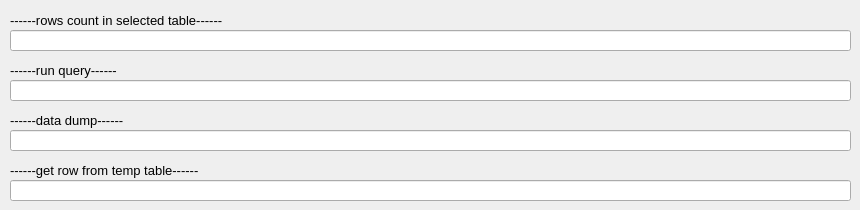
        <widget class="QWidget" name="tab_21">
         <attribute name="title">
          <string>etc</string>
         </attribute>
         <widget class="QLineEdit" name="q_union_ms_rows_count">
          <property name="geometry">
           <rect>
            <x>10</x>
            <y>30</y>
            <width>841</width>
            <height>21</height>
           </rect>
          </property>
          <property name="font">
           <font>
            <pointsize>9</pointsize>
           </font>
          </property>
          <property name="text">
           <string/>
          </property>
         </widget>
         <widget class="QLabel" name="label_31">
          <property name="geometry">
           <rect>
            <x>10</x>
            <y>10</y>
            <width>291</width>
            <height>20</height>
           </rect>
          </property>
          <property name="font">
           <font>
            <pointsize>10</pointsize>
           </font>
          </property>
          <property name="text">
           <string>------rows count in selected table------</string>
          </property>
         </widget>
         <widget class="QLineEdit" name="q_union_ms_query">
          <property name="geometry">
           <rect>
            <x>10</x>
            <y>80</y>
            <width>841</width>
            <height>21</height>
           </rect>
          </property>
          <property name="font">
           <font>
            <pointsize>9</pointsize>
           </font>
          </property>
          <property name="text">
           <string/>
          </property>
         </widget>
         <widget class="QLabel" name="label_32">
          <property name="geometry">
           <rect>
            <x>10</x>
            <y>60</y>
            <width>291</width>
            <height>20</height>
           </rect>
          </property>
          <property name="font">
           <font>
            <pointsize>10</pointsize>
           </font>
          </property>
          <property name="text">
           <string>------run query------</string>
          </property>
         </widget>
         <widget class="QLineEdit" name="q_union_ms_data_dump">
          <property name="geometry">
           <rect>
            <x>10</x>
            <y>130</y>
            <width>841</width>
            <height>21</height>
           </rect>
          </property>
          <property name="font">
           <font>
            <pointsize>9</pointsize>
           </font>
          </property>
          <property name="text">
           <string/>
          </property>
         </widget>
         <widget class="QLabel" name="label_33">
          <property name="geometry">
           <rect>
            <x>10</x>
            <y>110</y>
            <width>291</width>
            <height>20</height>
           </rect>
          </property>
          <property name="font">
           <font>
            <pointsize>10</pointsize>
           </font>
          </property>
          <property name="text">
           <string>------data dump------</string>
          </property>
         </widget>
         <widget class="QLabel" name="label_34">
          <property name="geometry">
           <rect>
            <x>10</x>
            <y>160</y>
            <width>291</width>
            <height>20</height>
           </rect>
          </property>
          <property name="font">
           <font>
            <pointsize>10</pointsize>
           </font>
          </property>
          <property name="text">
           <string>------get row from temp table------</string>
          </property>
         </widget>
         <widget class="QLineEdit" name="q_union_ms_get_row">
          <property name="geometry">
           <rect>
            <x>10</x>
            <y>180</y>
            <width>841</width>
            <height>21</height>
           </rect>
          </property>
          <property name="font">
           <font>
            <pointsize>9</pointsize>
           </font>
          </property>
          <property name="text">
           <string/>
          </property>
         </widget>
        </widget>
